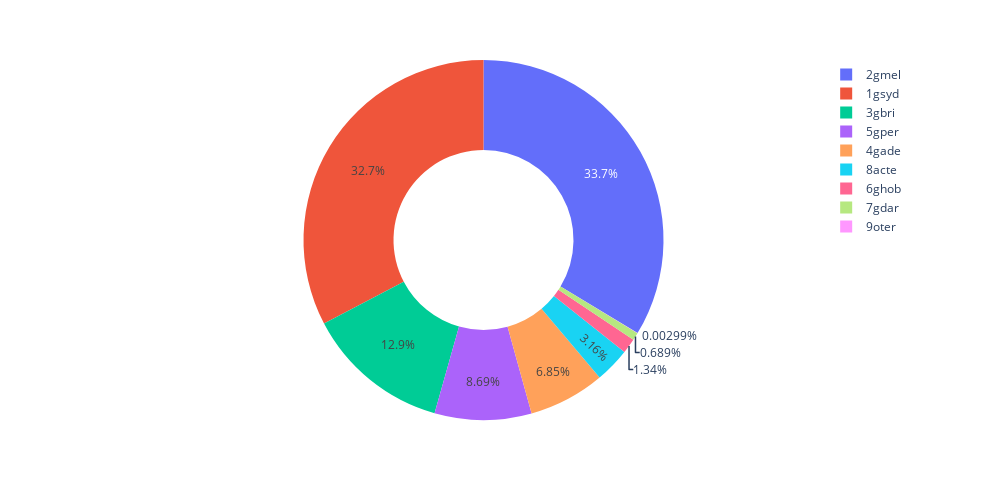

The notebook cell saved with this chart:
### Markdown cell above
# Task 2 Visualisation

### Code cell
px.pie(data_frame=df2, names="Greater Captical City", values='Number of Tweets Made', hole=0.5, width=1000, height=500)

### Figure 1 — Plotly figure (JSON) as saved in the notebook; plotly's stock layout.template omitted (floating-point values rounded to 4 significant figures)
{"data": [{"domain": {"x": [0, 1], "y": [0, 1]}, "hole": 0.5, "hovertemplate": "Greater Captical City=%{label}<br>Number of Tweets Made=%{value}<extra></extra>", "labels": ["1gsyd", "2gmel", "3gbri", "4gade", "5gper", "6ghob", "7gdar", "8acte", "9oter"], "legendgroup": "", "name": "", "showlegend": true, "type": "pie", "values": [2218689, 2284909, 878614, 465081, 590045, 91112, 46772, 214347, 203]}], "layout": {"height": 500, "legend": {"tracegroupgap": 0}, "margin": {"t": 60}, "width": 1000}}
